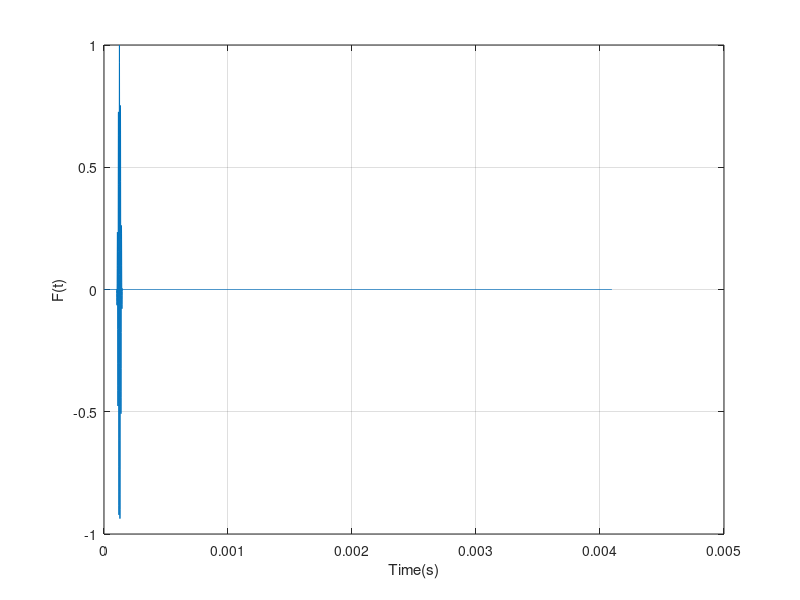
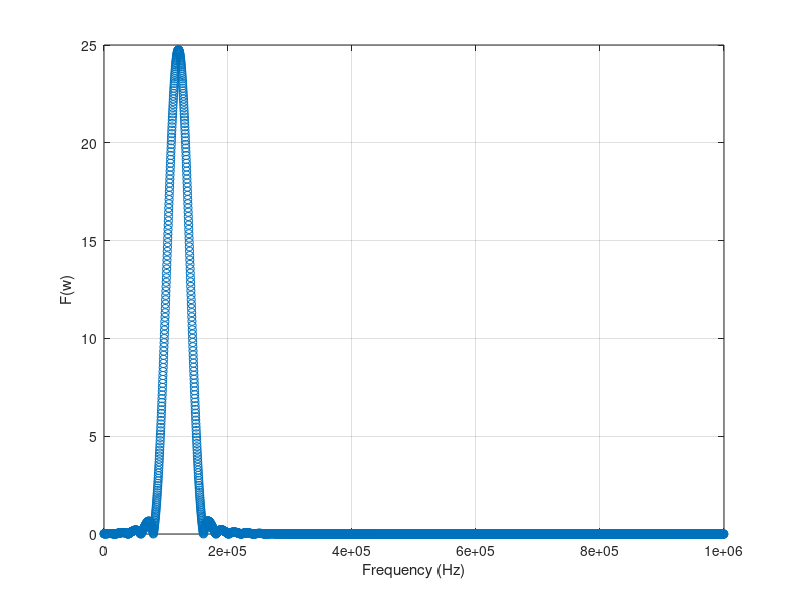
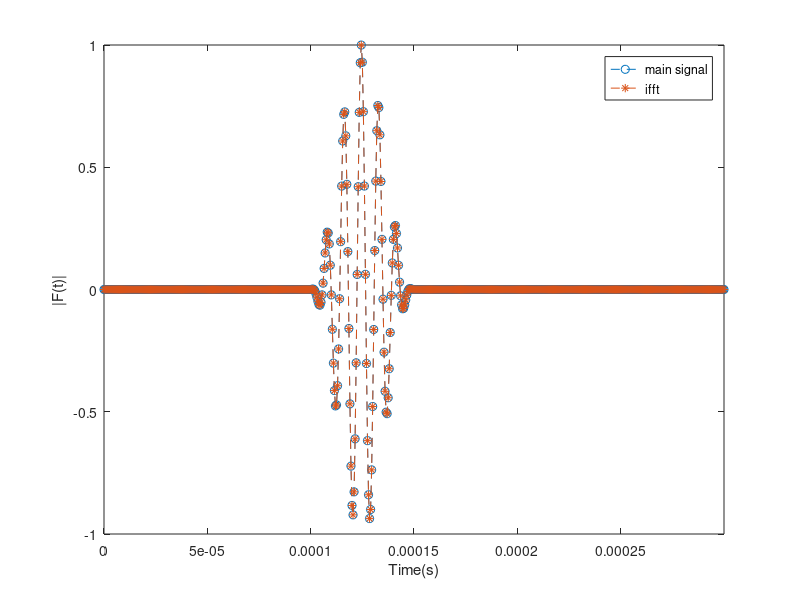

Reproduce these figures in MATLAB, in order.
clc
clear
%% Define the parameters
nfft = 4096*2;
T = 0.5e-6*nfft;
q = 120e3;
deltaT = T/nfft;
t = [0:nfft-1]/nfft;
time = t*T;

%% Define the signal
for j = 1:200
    z1(j) = 0;
end
for j = 201:300
    z1(j) = cos(2*pi*q*j*deltaT);
end
for j = 301:nfft
    z1(j) = 0;
end
z2 = z1(201:300);
H = hann(100);
z2 = z2.*H';
z = [z1(1:200) z2 z1(301:nfft)];

%% Plot of Time domain signal
figure(1);
plot(time,z,'-');
xlabel('Time(s)')
ylabel('F(t)');
grid on
% IP = [time' z'];
% xlim([0 3e-4])

%% FFT of forcing signal
P = fft(z,nfft);
P_real = real(P);
P_imag = imag(P);
P_mag = abs(P);
PP = P_mag(1:nfft/2);

%% FFT plot
freq = [0:nfft/2-1]/T;
figure(2)
plot(freq,PP,'o');
xlabel('Frequency (Hz)');
ylabel('F(w)');
grid on

%% FFT data for frequency domain processing as .mat file
freq1= (0:nfft-1)/(nfft*deltaT);
save ('Phforce.mat','freq1','P_real','P_imag');
checkfft = [freq1' P_real' P_imag'];

%% Inverse FFT plot (neccessary step to check ifft = signal)
xtime = (0:nfft-1)*deltaT;
Inv = ifft(P);
figure(3)
plot(time,z,'--o')
hold on
plot(xtime,Inv,'--*')
xlabel('Time(s)');
ylabel('|F(t)|');
legend('main signal','ifft')
xlim([0 3e-4])

data1 = freq1';
data2 = P_real';
data3 = P_imag';

%% Frequency Domain Data in File
fylname = strcat('f120');
f1 = fopen(fylname,'w');
for n = 1:length(data1)
    output = [data1(n),data2(n),data3(n)];
    fprintf(f1,'%13.4g  %13.4g  %13.4g\n', output);
end
fclose(f1);
